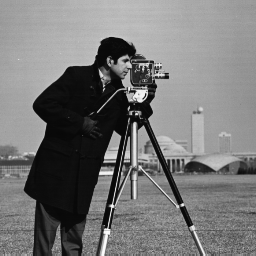
#> input picture image/cameraman.png, 256 x 256 px
$ python GuidedFilter.py
#> lines starting #> are read from the running program, lines starting #| are printed output that depends on the picture
import cv2
import numpy as np
import matplotlib.pyplot as plt
from numpy.ma.core import indices

def main():
    # image read as gray scale
    image = cv2.imread("image/cameraman.png", cv2.IMREAD_GRAYSCALE) # (height, width)
#> image is the input picture: shape (256, 256); min 7, max 253, mean 118.7

    # test code
    # cv2.imshow("OpenCV Test", image)

    kernel_size = 8
    epsilon = 100

    noisy = image + np.random.normal(0, 10, image.shape)
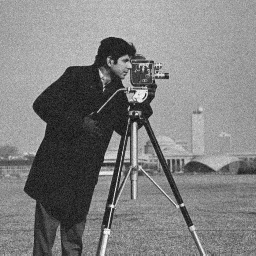
#> noisy: shape (256, 256) float64; min -36.52, max 271.4, mean 118.7; drawn with min black and max white

    filtered_image_cv = GuidedFilter_JY(image, noisy, radius=8, epsilon=100)

    cv2.imshow(f"OpenCV GuidedFilter (k = {kernel_size}, epsilon = {epsilon})", filtered_image_cv)
    cv2.imshow("Origin image", image)

    cv2.waitKey(0)
    cv2.destroyAllWindows()

def BilateralFilter_SJ(image: np.ndarray, width: int, sigmaColor: float, sigmaSpace: float) -> np.ndarray:

    output_image = np.clip(image, 0, 255).astype(image.dtype)

    return output_image

def BilateralFilter_SH(image: np.ndarray, r, sigma) -> np.ndarray:

    output_image = np.clip(image, 0, 255).astype(image.dtype)

    return output_image


def GuidedFilter_JY(guidance: np.ndarray, p: np.ndarray, radius: int, epsilon: float) -> np.ndarray:

#> called with radius = 8, epsilon = 100
    height, width = guidance.shape
#> height = 256; width = 256
    I = guidance.astype(np.float64)
    p_in = p.astype(np.float64)

    a = np.zeros_like(I)
    b = np.zeros_like(I)

    window_area = (2 * radius + 1) ** 2

    for r_k in range(height):
        for c_k in range(width):
            sum_I, sum_p, sum_II, sum_Ip = 0.0, 0.0, 0.0, 0.0

            for kr_offset in range(-radius, radius + 1):
                for kc_offset in range(-radius, radius + 1):
                    r_in = r_k + kr_offset
                    c_in = c_k + kc_offset

                    eff_r_in = max(0, min(r_in, height - 1))
                    eff_c_in = max(0, min(c_in, width - 1))

                    I_val = I[eff_r_in, eff_c_in]
                    p_val = p_in[eff_r_in, eff_c_in]

                    sum_I += I_val
                    sum_p += p_val
                    sum_II += I_val * I_val
                    sum_Ip += I_val * p_val

            mean_I = sum_I / window_area
            mean_p = sum_p / window_area
            mean_II = sum_II / window_area
            mean_Ip = sum_Ip / window_area

            var_I = mean_II - mean_I * mean_I  # E[X^2] - (E[X])^2
            cov_Ip = mean_Ip - mean_I * mean_p  # E[XY] - E[X]E[Y]

            ak = cov_Ip / (var_I + epsilon)
            bk = mean_p - ak * mean_I

            a[r_k, c_k] = ak
            b[r_k, c_k] = bk
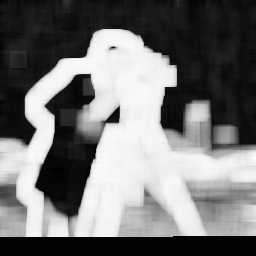
#> a: shape (256, 256) float64; min -0.0137, max 1.02, mean 0.458; drawn with min black and max white
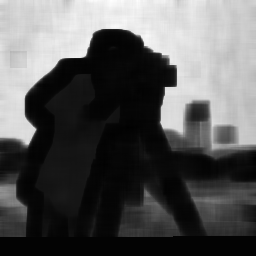
#> b: shape (256, 256) float64; min -2.52, max 182.7, mean 62.1; drawn with min black and max white

    mean_a = np.zeros_like(I)
    mean_b = np.zeros_like(I)

    for r_i in range(height):
        for c_i in range(width):
            sum_a, sum_b = 0.0, 0.0
            for kr_offset in range(-radius, radius + 1):
                for kc_offset in range(-radius, radius + 1):
                    r_in = r_i + kr_offset
                    c_in = c_i + kc_offset

                    eff_r_in = max(0, min(r_in, height - 1))
                    eff_c_in = max(0, min(c_in, width - 1))

                    sum_a += a[eff_r_in, eff_c_in]
                    sum_b += b[eff_r_in, eff_c_in]

            mean_a[r_i, c_i] = sum_a / window_area
            mean_b[r_i, c_i] = sum_b / window_area

    q = mean_a * I + mean_b

    output_image = np.clip(q, 0, 255)
    output_image = output_image.astype(guidance.dtype)

    return output_image

if __name__ == "__main__":
#> (the run stopped early here; a loop or call above may not have finished)
